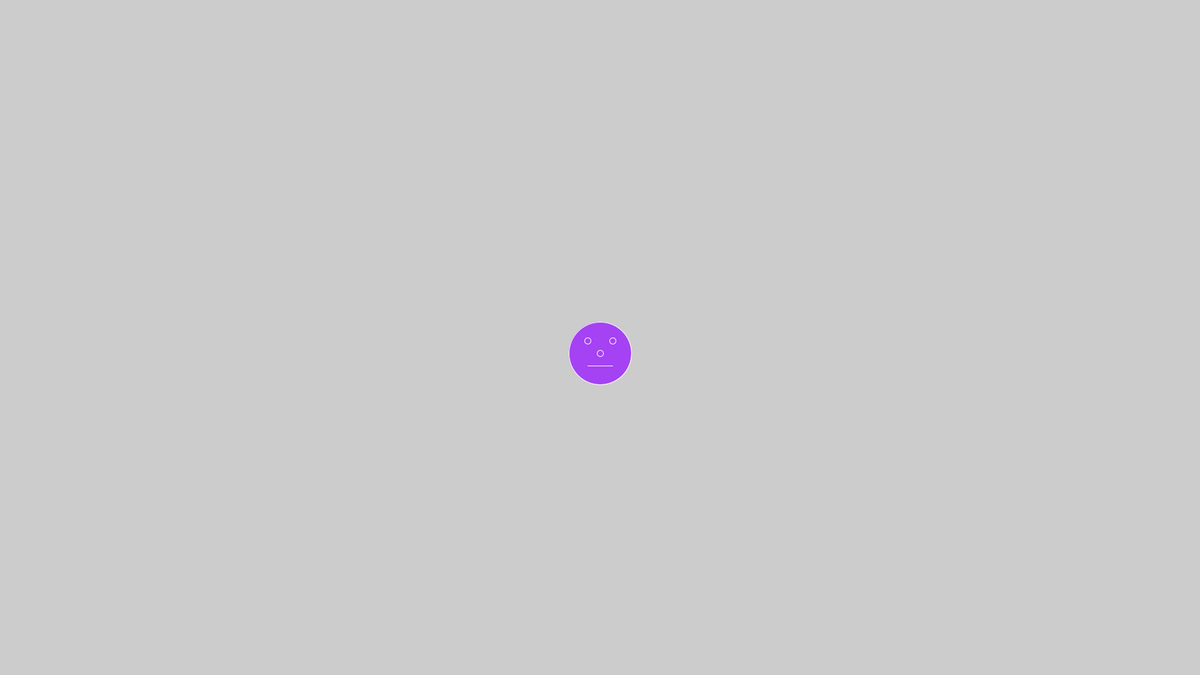
Frame 1 (no input)
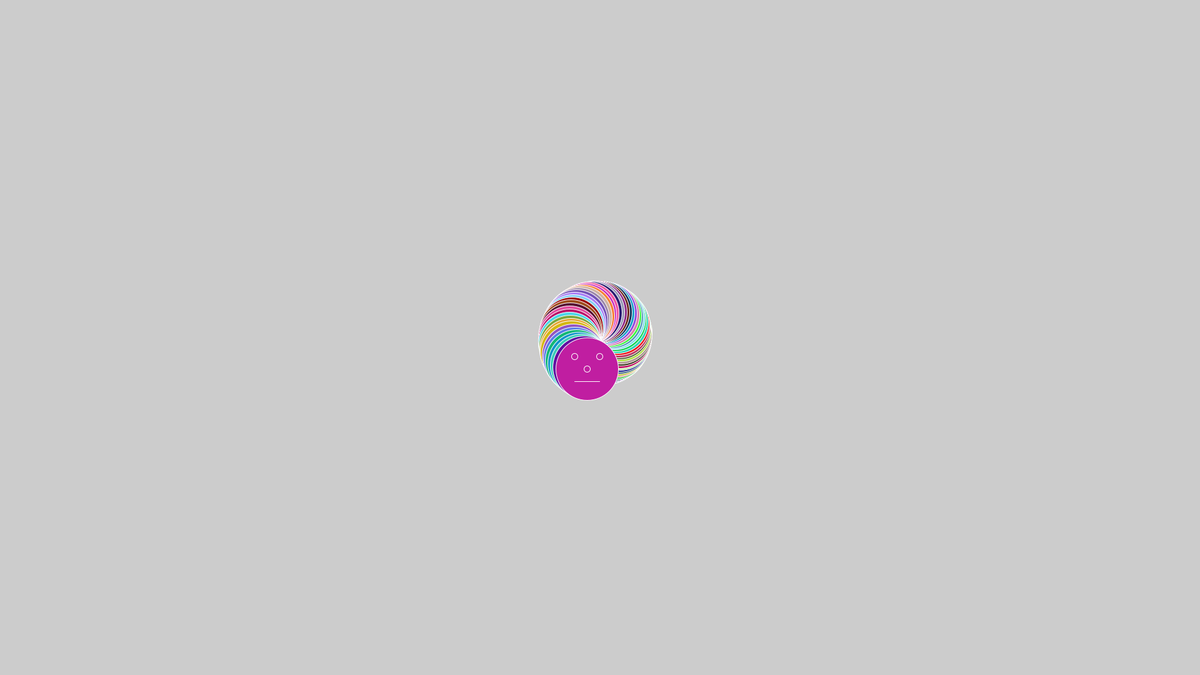
Frame 60 (the mouse pressed at the canvas centre just before this capture)
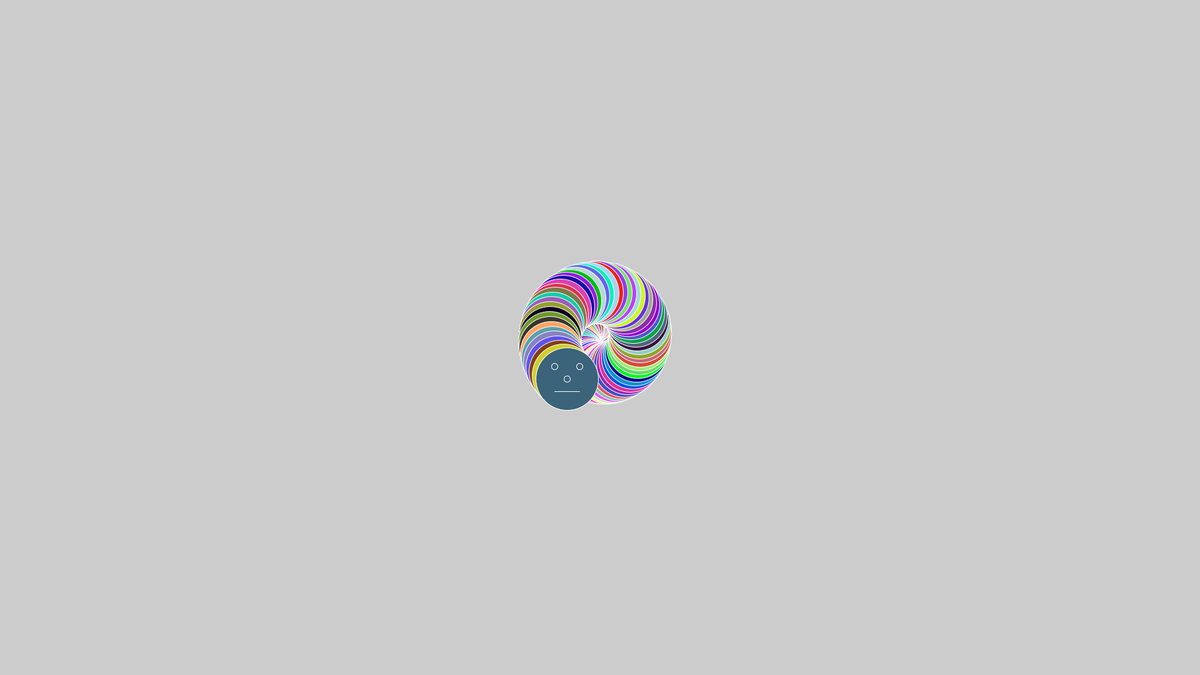
Frame 120 (the mouse held since frame 60 and released just before this capture)

The Processing sketch that drew these frames (run headless with seeded random() and noise(); from frame 60 on, the mouse is pressed at the canvas centre):

// Processing sketch: movingCircle
// ── movingCircle.pde
void setup()
{
  size(1920, 1080);
  
  stroke(255);
  fill(0);
  
  x = width/2;
  y = height/2;
}

float x, y;
int speed = -5;
int xSpeed = speed;
int ySpeed = 0;
int radius = 50;
float bigRadius = 25;
float theta = 0;

void draw()
{
  //background(0);
  fill(random(256), random(256), random(256));
  
  x = width/2 + sin(theta) * bigRadius;
  y = height/2 + cos(theta) * bigRadius;
  
  theta += 0.1f;
  bigRadius += 0.5;
  
  ellipse(x, y, radius*2, radius*2);
  ellipse(x-((radius*2)/5), y-((radius*2)/5), radius/5, radius/5);
  ellipse(x+((radius*2)/5), y-((radius*2)/5), radius/5, radius/5);
  ellipse(x, y, radius/5, radius/5);
  line(x-((radius*2)/5), y+((radius*2)/5), x+((radius*2)/5), y+((radius*2)/5));
  
  /*
  if (x > width - radius)
  {
    xSpeed = 0;
    ySpeed = -speed;
    x = width - radius;
  }
  
  if (y < radius)
  {
    ySpeed = 0;
    xSpeed = -speed;
    y = radius;
  }
  
  if (x < radius)
  {
    xSpeed = 0;
    ySpeed = speed;
    x = radius;
  }
  
  if (y > height - radius)
  {
    ySpeed = 0;
    xSpeed = speed;
    y = height - radius;
  }
  
  x += xSpeed;
  y += ySpeed;
  */
  /*
  if(x <= width && flag == false)
  {
    x += xSpeed;
  }
  else
  {
    flag = true;
  }
  
  if(x >= 0 && flag == true)
  {
    x -= xSpeed;
  }
  else
  {
    flag = false;
  }*/
}
